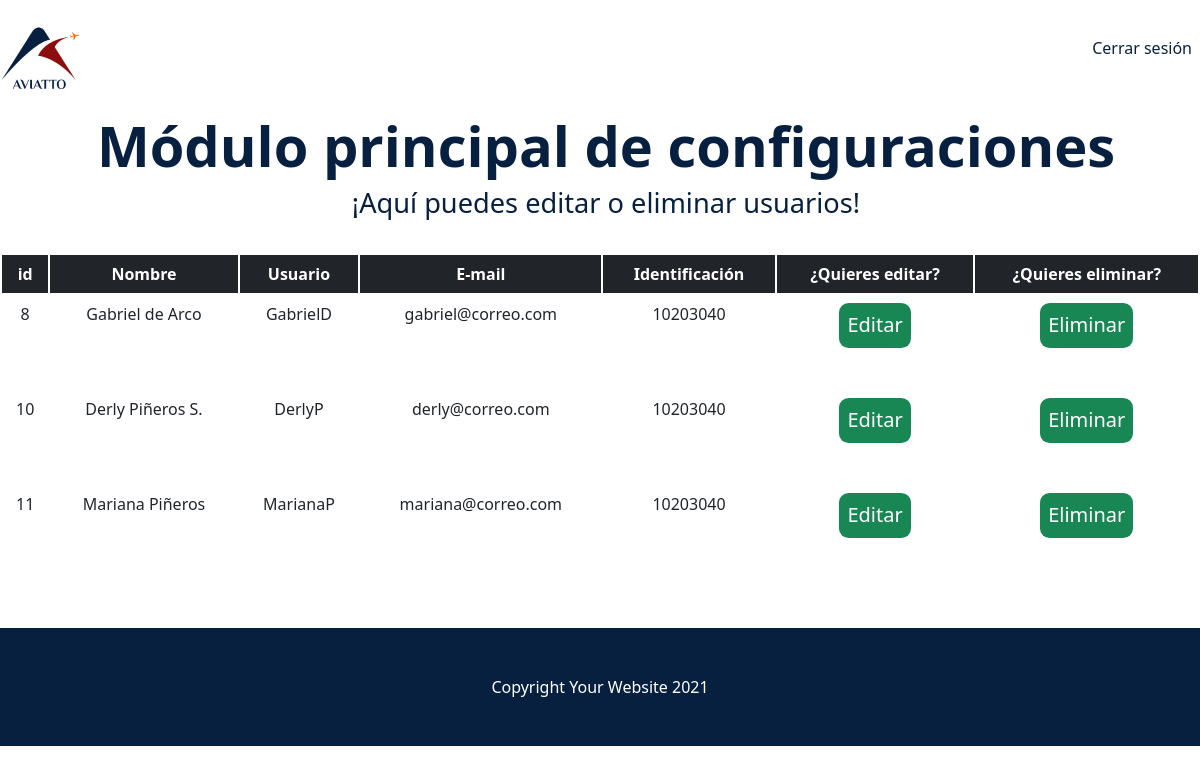
/users (signed in), run on the app's committed database.
### tables this page shows
CREATE TABLE Person(
id integer primary key autoincrement,
user text(30) not null,
password text(30) not null,
idRol integer
);

CREATE TABLE Info(
id integer primary key autoincrement,
name text(30) not null,
identification integer not null,
email text(30) not null
);

### app.py (the view)
@app.route('/users', methods=['GET','POST'])
def users():
    if 'user' in session and (session['idRol'] == 3):
        sql = f'SELECT * FROM Person INNER JOIN Info ON Person.id = Info.id WHERE Person.idRol = 1 OR Person.idRol = 3'
        db = get_db()
        cursorObj = db.cursor()
        cursorObj.execute(sql)
        user = cursorObj.fetchall()
        return render_template('users.html', user=user)
    else:
        return redirect(url_for('login'))

### db.py (called while the page is built)
def get_db():
    try:
        if 'db' not in g:
            print('conectada')
            g.db = sqlite3.connect('database/aviatto.db')
        return g.db
    except Error:
        print(Error)

### templates/users.html (shortened to what this page needs)
{% extends 'layout.html' %} {% block body %}
<link
  rel="stylesheet"
  href="https://use.fontawesome.com/releases/v5.3.1/css/all.css"
/>
<header class="bg-white">
  <div class="container px-7">
    <div class="row gx-5">
      <div class="col-lg-6">
        <div class="text-center">
          <h1 class="display-5 fw-bolder text-blue mb-2">
            Módulo principal de configuraciones
          </h1>
          <p class="lead text-blue mb-4">
            ¡Aquí puedes editar o eliminar usuarios!
          </p>
        </div>
      </div>
    </div>
  </div>
</header>
<div class="container">
    <div class="justify-content-center">
        <table class="table table-hover text-blue">
            <thead class="table-dark">
                <tr>
                    <th>id</th>
                    <th>Nombre</th>
                    <th>Usuario</th>
                    <th>E-mail</th>
                    <th>Identificación</th>
                    <th>¿Quieres editar?</th>
                    <th>¿Quieres eliminar?</th>
                </tr>
            </thead>
            <tbody>
                {% for f in user %}
                    <tr class="text-center">
                        <td>{{f[0]}}</td>
                        <td>{{f[5]}}</td>
                        <td>{{f[1]}}</td>
                        <td>{{f[7]}}</td>
                        <td>{{f[6]}}</td>
                        <td class="text-center"><a class="btn2 justify-content-center" href="{{ url_for('editUser', id = f[0]) }}">Editar</a></td>
                        <td class="text-center"><a class="btn2 justify-content-center" href="{{ url_for('deleteUser', id = f[0]) }}">Eliminar</a></td>
                    </tr>
                {% endfor %}
            </tbody>
        </table>
    </div>
  </div>
  <footer class="py-5 bg-dark">
    <div class="container px-3"><p class="m-0 text-center text-white">Copyright Your Website 2021</p></div>
  </footer>
    {% endblock body %}

### templates/layout.html (shortened to what this page needs)
<!DOCTYPE html>
<html lang="en">
<head>
    <link rel="stylesheet" href="../static/css/styleu.css" type="text/css" />
</head>
<body>
    <nav class="navbar navbar-expand-lg navbar-dark bg-white">
        <class class="container px-7">
          <a class="navbar-brand" href="#!"
            ><img src="../static/images/logo.png"
          /></a>
          <ul class="navbar-nav">
            <li class="nav-item">
              <a class="nav-link" href="{{ url_for('login') }}">Cerrar sesión</a>
            </li>
          </ul>
        </class>
      </nav>
      {% block body %}{% endblock body %}
    </body>
</html>

### data on the page
Person: id "8", name "Gabriel de Arco", user "GabrielD", email "gabriel@correo.com", identification "10203040"
Person: id "10", name "Derly Piñeros S.", user "DerlyP", email "derly@correo.com", identification "10203040"
Person: id "11", name "Mariana Piñeros", user "MarianaP", email "mariana@correo.com", identification "10203040"
